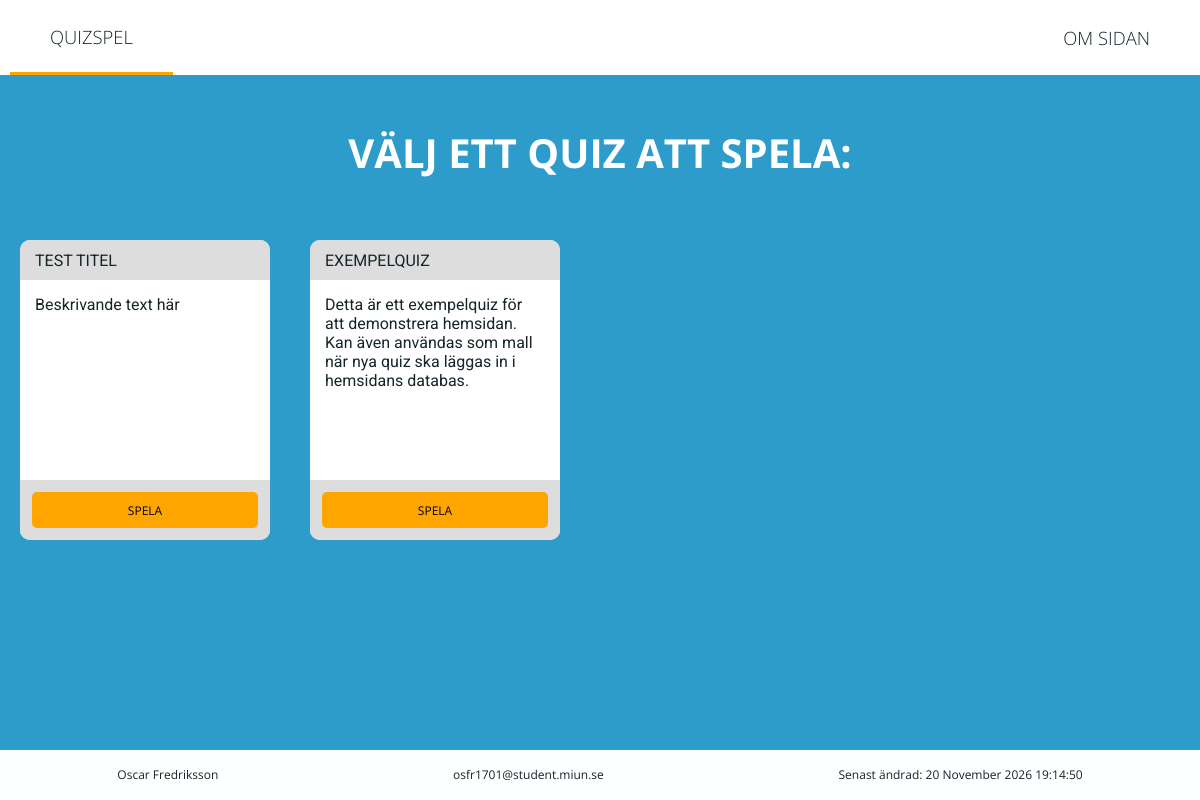
Before: / with the older database file.
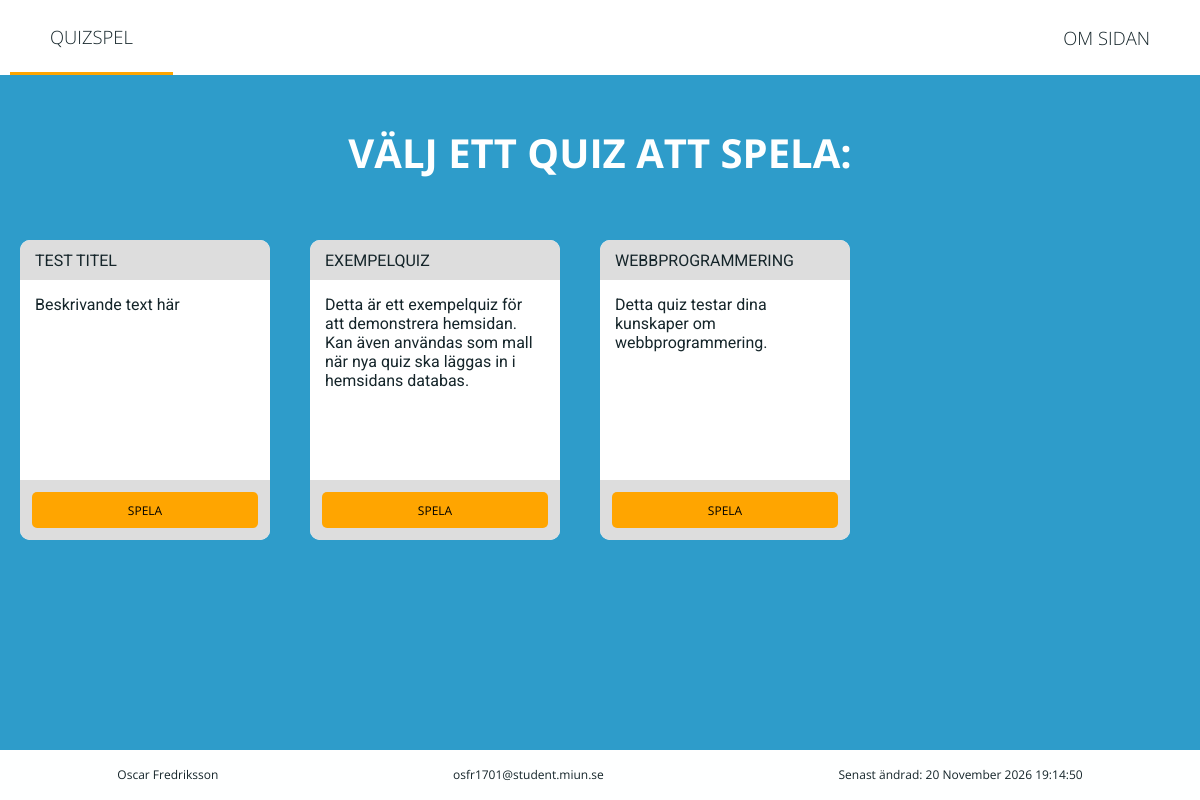
After: the same page with the newer database file.
### tables this page shows
CREATE TABLE QUIZZES
(
    QUIZ_ID INT NOT NULL AUTO_INCREMENT,
    TITLE VARCHAR(100),
    DESCRIPTION TINYTEXT,
    PRIMARY KEY(QUIZ_ID)
);

### requires/database/database.php (called while the page is built, shortened)
<?php
    class Database
    {
        private $conn;
        public function connect()
        {
            $this->conn = new mysqli('localhost', 'root', '', 'quiz', 3306);
            mysqli_set_charset($this->conn,"utf8");
        }
        private function sendQuery($query)
        {
            if(!$stmt = $this->conn->prepare($query))
            {
                die("Error: " . $this->conn->error);
            }
            $stmt->execute();
            if(!$result = $stmt->get_result())
            {
                die("Error:" . $this->conn->error);
            }
            else
            {
                return $result;
            }
        }
        public function get_all_quizzes()
        {
            $query = "SELECT QUIZ_ID FROM QUIZZES";
            $result = $this->sendQuery($query);
            $quizzes = Array();
            while($row = $result->fetch_assoc())
            {
                $quizzes[] = $row["QUIZ_ID"];
            }
            return $quizzes;
        }
        public function get_quiz_title($quiz_ID)
        {
            $query = "SELECT TITLE FROM QUIZZES WHERE QUIZ_ID=" . $quiz_ID . " LIMIT 1";
            $result = $this->sendQuery($query);
            return $result->fetch_assoc()["TITLE"];
        }
        public function get_quiz_descr($quiz_ID)
        {
            $query = "SELECT DESCRIPTION FROM QUIZZES WHERE QUIZ_ID=" . $quiz_ID . " LIMIT 1";
            $result = $this->sendQuery($query);
            return $result->fetch_assoc()["DESCRIPTION"];
        }
    }
?>

### requires/builder.php (the view, shortened to what this page needs)
<?php
    class Builder
    {
        private $location;
        private $title;
        function __construct($location, $title = "")
        {
            $this->location = $location;
            $this->title = $title;
        }
        function placeHead()
        {
            echo '<!DOCTYPE html><html lang="sv">
                <head>
                    <meta charset="utf-8">
                    <link rel="stylesheet" type="text/css" href="css/style.css">
                    <link rel="stylesheet" href="https://fonts.googleapis.com/css?family=Roboto|Sniglet|Open+Sans">
                    <link rel="stylesheet" href="https://fonts.googleapis.com/icon?family=Material+Icons">
                    <link rel="icon" href="icons/question_icon.png">
                    <title> Quiz </title>
                </head><body>';
        }
        function placeHeader()
        {
            echo '<div class="wrapper">';
            echo '<header><ul>';
            echo '<li ';
            if($this->location == "index") echo 'class="active"';
            echo '><a href="index"> Quizspel </a></li>';
            echo '<li ';
            if($this->location == "play") echo 'class="active"';
            echo '><p>' . $this->title . '</p></li>';
            echo '<li ';
            if($this->location == "about") echo 'class="active"';
            echo '><a href="about"> om sidan </a></li>';
            echo '</ul></header>';
        }
        public function placePageStart()
        {
            echo '<div class="content">';
            switch($this->location)
            {
                case "index":   echo '<h1> Välj ett quiz att spela: </h1>';
                                echo '<ul class="quiz-list">';
                                break;
            }
        }
        public function placePageEnd()
        {
            switch($this->location)
            {
                case "index":   echo '</ul>';
                                break;
            }
            echo '</div>';
        }
        function placeFooter()
        {
            echo '<footer> <ul>
                    <li>Oscar Fredriksson</li>
                    <li><a href="mailto:osfr1701@student.miun.se">osfr1701@student.miun.se</a></li>
                    <li id="lastModified">Senast ändrad: ';
                    echo strftime("%e %B %Y %H:%M:%S", $this->get_last_modified());
            echo "</li> </ul> </footer></div>";
            echo "</body></html>";
        }
        function get_last_modified()
        {
            $incls = get_included_files();
            $incls = array_filter($incls, "is_file");
            $mod_times = array_map('filemtime', $incls);
            $mod_time = max($mod_times);
            return $mod_time;
        }
        function create_quiz_box($id, $title, $descr)
        {
            echo '<li><div class="quizbox"> <div class="upper">';
            echo '<p class="title">' . $title . '</p>';
            echo '</div>';
            echo '<p class="descr">' . $descr . '</p>';
            echo '<div class="lower">';
            echo    '<button type="button" class="button play-btn" onclick="playButtonClicked(this)" id="' . $id . '">
                        Spela
                    </button>';
            echo '</div> </div></li>';
        }
    }
?>

### index.php (shortened to what this page needs)
<?php
    require_once "requires/builder.php";
    require_once "requires/database/database.php";
    $builder = new Builder("index");
    $builder->placeHead();
    $builder->placeHeader();
    $builder->placePageStart();
    $database = new Database();
    $quizzes = $database->get_all_quizzes();
    foreach($quizzes as $quiz_ID)
    {
        $title = $database->get_quiz_title($quiz_ID);
        $descr = $database->get_quiz_descr($quiz_ID);
        $builder->create_quiz_box($quiz_ID, $title, $descr);
    }
    $builder->placePageEnd();
    $builder->placeFooter();
?>

### css/style.css (style rules this page uses)
:root { --light-blue-color: #2E9CCA; ; --dark-blue-color: #3A4A4D; --light-section-color: #FFFFFF; --light-text-color: #FEFFFF; --dark-text-color: #15252A; --white-color: #FEFFFF; --accent-color: orange; --icon-gray-color: #777777; --button-hover: #e6e6e6; --correct-color: #00e600; --wrong-color: #ff0000; --clicked-answer-color: #000000; --main-font: 'Open Sans'; --box-shadow: 0 1px 3px rgba(0,0,0,0.12), 0 1px 2px rgba(0,0,0,0.24); }
html, body { font-family: var(--main-font); padding: 0; margin: 0; height: 100%; }
header, section, footer, aside, nav, main, article, figure { display: block; }
h1 { margin: 0; text-transform: uppercase; font-size: 2.5em; color: var(--light-text-color); }
.button { background-color: var(--light-section-color); color: var(--dark-text-color); text-transform: uppercase; font-family: var(--main-font); font-size: 1.25em; border: none; padding: 1em; margin: 0.5em; display: inline-block; min-width: 175px; border-radius: 10px; text-align: center; box-shadow: var(--box-shadow); text-decoration: none; transition: filter 0.2s; }
.wrapper { background-color: var(--light-blue-color); min-height: 100vh; display: flex; flex-direction: column; }
header { margin: 0; padding: 0; display: flex; align-items: center; background-color: var(--light-section-color); height: 75px; width: 100%; font-family: 'Roboto'; }
header ul { display: flex; justify-content: space-between; align-items: center; list-style-type: none; width: 100%; margin: 0; padding: 0; }
header li { height: 75px; margin: 10px; padding: 0; box-sizing: border-box; display: flex; align-items: center; }
header a, header p { margin: 0; padding-left: 40px; padding-right: 40px; text-transform: uppercase; color: var(--dark-text-color); font-weight: 100; font-size: 1.15em; font-family: var(--main-font); text-decoration: none; }
header .active { border-bottom: solid; border-color: var(--accent-color); }
footer { height: 50px; line-height: 50px; margin: 0; padding: 0; background-color: var(--light-text-color); }
footer a, footer p { text-decoration: none; color: var(--dark-text-color); }
footer ul { width: 100%; margin: 0; padding: 0; display: flex; justify-content: space-around; list-style-type: none; }
footer li { color: var(--dark-text-color); font-family: var(--main-font); font-size: 0.75em; }
.content { flex-grow: 1; margin: 0; padding: 0; padding-top: 50px; padding-bottom: 50px; width: 100%; overflow-x: auto; text-align: center; }
.quiz-list { padding: 0; margin: 0; margin-top: 40px; display: flex; list-style-type: none; justify-content: flex-start; align-items: center; }
.quizbox { border-width: 1px; width: 250px; height: 300px; background-color: var(--light-section-color); padding: 0; margin: 20px; display: flex; flex-direction: column; text-align: left; border-radius: 10px; overflow: hidden; }
.quizbox .upper, .lower { background-color: #DDD; height: 40px; padding: 0; }
.quizbox .upper { display: flex; align-items: center; }
.quizbox p { font-family: 'Roboto'; color: var(--dark-text-color); margin: 15px; }
.quizbox .title { text-transform: uppercase; }
.quizbox .descr { margin: 15px; flex-grow: 1; }
.quizbox .lower { height: 60px; display: flex; justify-content: center; }
.quizbox .play-btn { border: none; background-color: var(--accent-color); color: black; font-family: var(--main-font); text-transform: uppercase; width: 100%; border-radius: 5px; margin: 12px; padding: 0; font-size: 0.75em; cursor: pointer; box-shadow: none; }

Changed rows visible on the page:
added quizzes: TITLE "WEBBPROGRAMMERING", DESCRIPTION "Detta quiz testar dina kunskaper om webbprogrammering."
Other visible differences:
new list line: "SPELA"
